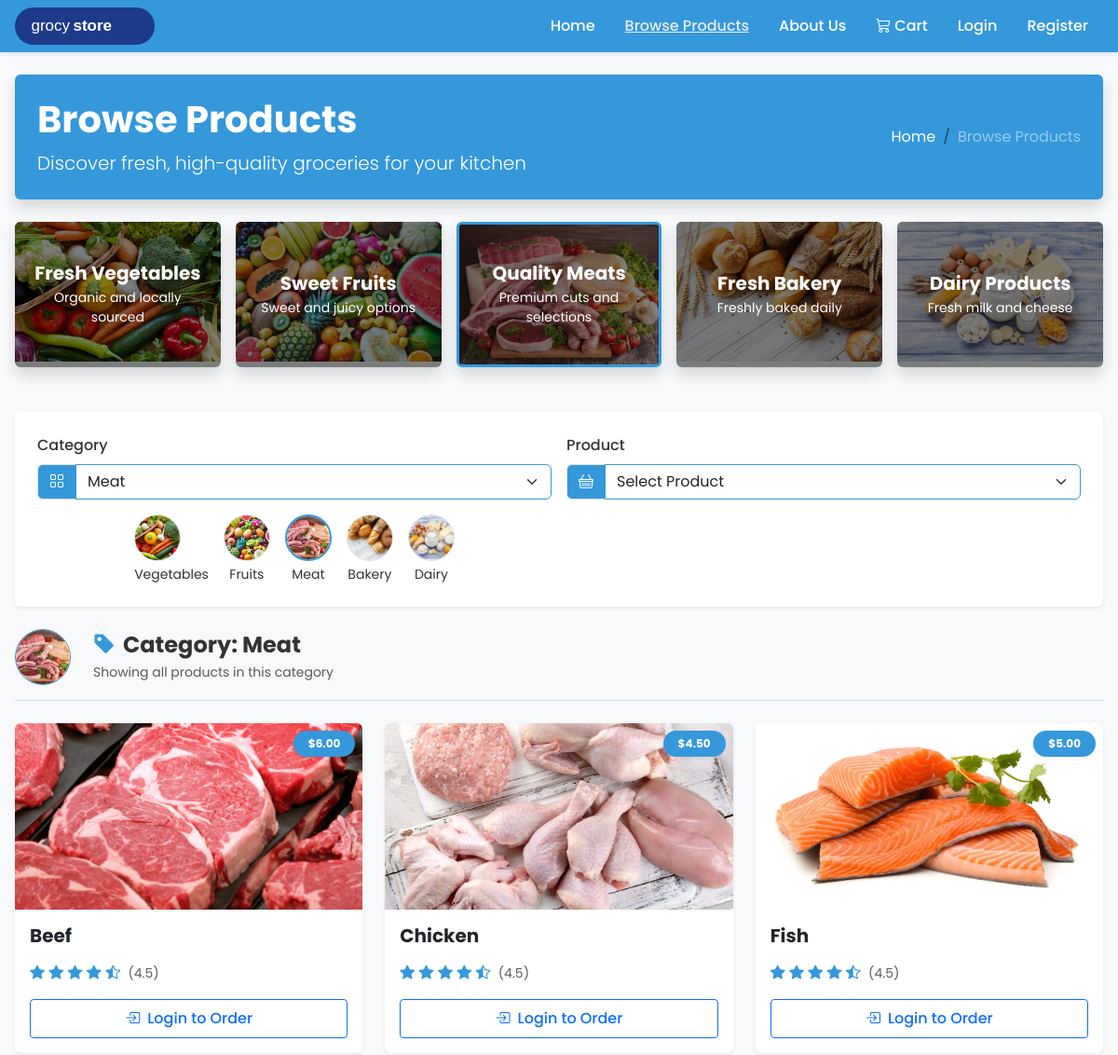
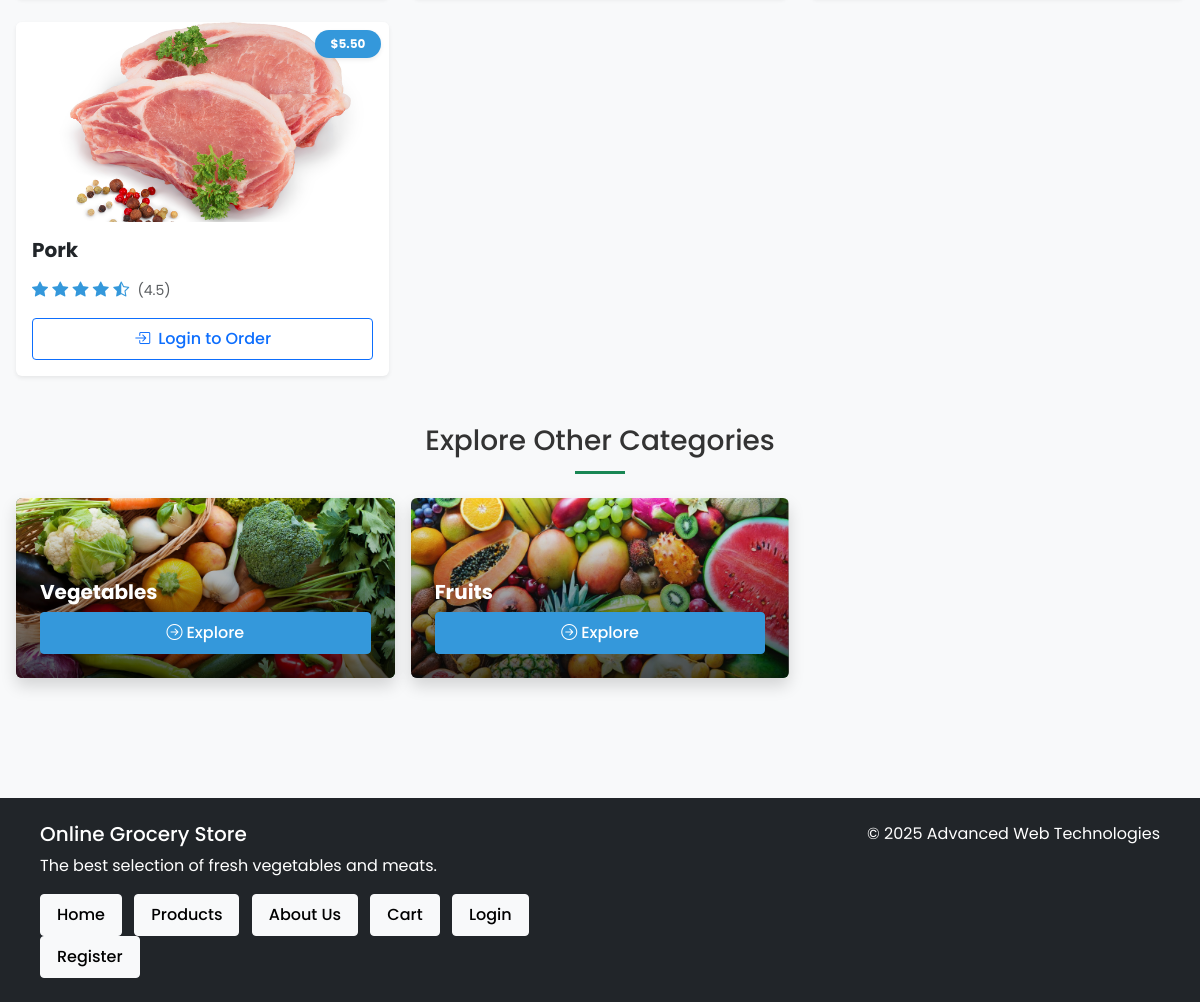
Screenshot of /products?category=Meat with the database file from the repository (2 pictures, top to bottom).
### tables this page shows
CREATE TABLE `product` (
  `id` INT UNSIGNED AUTO_INCREMENT PRIMARY KEY,
  `category` ENUM('Vegetables','Fruits','Meat','Bakery','Dairy') NOT NULL,
  `name` VARCHAR(64) NOT NULL,
  `price` DECIMAL(6,2) NOT NULL,
  `image_url` VARCHAR(255) NOT NULL,
  INDEX `idx_product_category` (`category`)
);

### src/views/browse.php (the view, shortened to what the rows shown need)
<div class="category-header position-relative mb-4 bg-primary text-white p-4 rounded shadow">
    <div class="row align-items-center">
        <div class="col-lg-6">
            <h1 class="fw-bold mb-2">Browse Products</h1>
        </div>
    </div>
</div>
<?php if (!empty($selectedCategory)): ?>
    <div class="selected-category mb-4">
        <div class="row align-items-center">
            <div class="col">
                <h2 class="h4 fw-bold mb-1"><i class="bi bi-tag-fill text-primary me-2"></i>Category: <?= htmlspecialchars($selectedCategory) ?></h2>
            </div>
        </div>
    </div>
<?php endif; ?>
<div class="row row-cols-1 row-cols-md-3 g-4 mb-5">
    <?php if (!empty($products)): ?>
        <?php foreach ($products as $product): ?>
            <div class="col">
                <div class="product-card h-100 rounded shadow-sm overflow-hidden border-0 <?= $selectedProductId === (int)$product['id'] ? 'border-primary border-2' : '' ?>"
                     data-product-id="<?= (int)$product['id'] ?>">
                    <div class="position-relative">
                        <?php
                        $imagePath = $product['image_url'];
                        if (strpos($imagePath, 'public/') === 0) {
                            $imagePath = substr($imagePath, 7);
                        }
                        ?>
                        <a href="product?id=<?= (int)$product['id'] ?>" class="text-decoration-none product-img-link">
                            <img src="<?= htmlspecialchars($imagePath) ?>" class="card-img-top product-img" alt="<?= htmlspecialchars($product['name']) ?>" onerror="this.src='images/products/placeholder.jpg'" style="height: 200px; object-fit: cover;">
                            <div class="product-overlay position-absolute top-0 end-0 m-2">
                                <span class="badge bg-primary rounded-pill px-3 py-2 shadow-sm">$<?= number_format((float)$product['price'], 2) ?></span>
                            </div>
                        </a>
                    </div>
                    <div class="card-body d-flex flex-column p-3">
                        <h5 class="card-title fw-bold mb-3">
                            <a href="product?id=<?= (int)$product['id'] ?>" class="text-decoration-none text-dark">
                                <?= htmlspecialchars($product['name']) ?>
                            </a>
                        </h5>
                        <div class="mb-3 text-primary">
                            <i class="bi bi-star-fill"></i>
                            <i class="bi bi-star-fill"></i>
                            <i class="bi bi-star-fill"></i>
                            <i class="bi bi-star-fill"></i>
                            <i class="bi bi-star-half"></i>
                            <small class="text-muted ms-1">(4.5)</small>
                        </div>
                        <div class="mt-auto text-center">
                            <?php if (isset($_SESSION['user_id'])): ?>
                                <div class="d-flex align-items-center justify-content-center mb-2">
                                    <div class="input-group" style="max-width: 160px;">
                                        <button type="button" class="btn btn-outline-secondary quantity-decrease">
                                            <i class="bi bi-dash"></i>
                                        </button>
                                        <input type="number" class="form-control text-center quantity-input" value="1" min="1" max="99" style="min-width: 60px; width: 60px;">
                                        <button type="button" class="btn btn-outline-secondary quantity-increase">
                                            <i class="bi bi-plus"></i>
                                        </button>
                                    </div>
                                </div>
                                <button class="btn btn-primary w-100 order-btn" data-product-id="<?= (int)$product['id'] ?>">
                                    <i class="bi bi-cart-plus me-2"></i>Add to Cart
                                </button>
                            <?php else: ?>
                                <a href="login" class="btn btn-outline-primary w-100">
                                    <i class="bi bi-box-arrow-in-right me-2"></i>Login to Order
                                </a>
                            <?php endif; ?>
                        </div>
                    </div>
                </div>
            </div>
        <?php endforeach; ?>
    <?php endif; ?>
</div>

### rows the page displays
product: image_url (picture), price "6.00", name "Beef"
product: image_url (picture), price "4.50", name "Chicken"
product: image_url (picture), price "5.00", name "Fish"
product: image_url (picture), price "5.50", name "Pork"

### other values shown
$categoryLabels[$category] "Fresh Vegetables"
$categoryDesc[$category] "Organic and locally sourced"
$categoryLabels[$category] "Sweet Fruits"
$categoryDesc[$category] "Sweet and juicy options"
$categoryLabels[$category] "Quality Meats"
$categoryDesc[$category] "Premium cuts and selections"
$categoryLabels[$category] "Fresh Bakery"
$categoryDesc[$category] "Freshly baked daily"
$categoryLabels[$category] "Dairy Products"
$categoryDesc[$category] "Fresh milk and cheese"
$category "Vegetables"
$category "Fruits"
$category "Meat"
$category "Bakery"
$category "Dairy"
